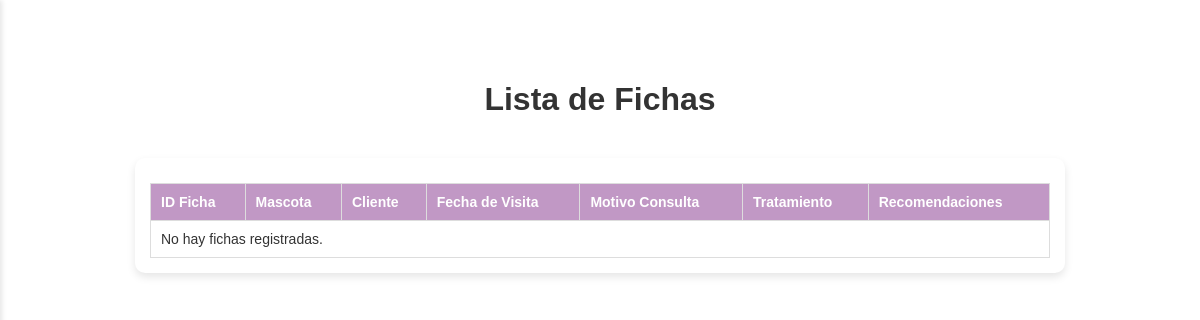
The app's page /fichas/ (signed in), older data.
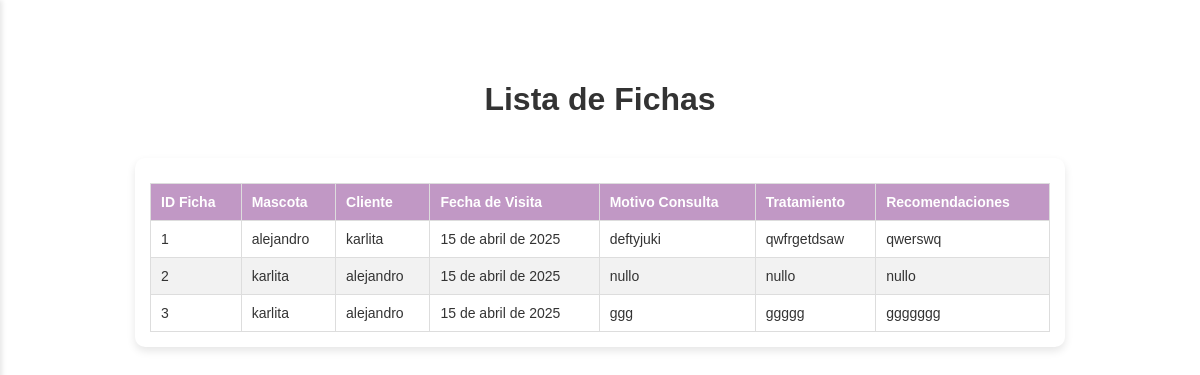
The same page, newer data.
### vetapp/models.py (models this page shows, shortened)
class Ficha(models.Model):
    id_ficha = models.AutoField(primary_key=True)
    mascota = models.ForeignKey(Mascota, on_delete=models.CASCADE, related_name='fichas')
    cliente = models.ForeignKey(Cliente, on_delete=models.CASCADE)
    fecha_visita = models.DateField(auto_now_add=True)
    motivo_consulta = models.TextField()
    anamnesis_remota = models.TextField()
    anamnesis_actual = models.TextField()
    pc = models.TextField()
    tllc = models.TextField()
    oidos = models.TextField()
    ojos = models.TextField()
    boca = models.TextField()
    linfonodo_submandibular = models.TextField()
    rt = models.CharField(max_length=10)
    fc = models.CharField(max_length=10)
    fr = models.CharField(max_length=10)
    pulso_femoral = models.TextField()
    palpacion_abdominal = models.TextField()
    miembro_reproductor = models.TextField()
    linfonodo_inguinal = models.TextField()
    pelaje = models.TextField()
    temperatura = models.CharField(max_length=10)
    tratamiento = models.TextField()
    recomendaciones = models.TextField()
    receta = models.TextField()

class Mascota(models.Model):
    SEXO_CHOICES = [
        ('Macho', 'Macho'),
        ('Hembra', 'Hembra'),
    ]
    ESPECIE_CHOICES = [
        ('Canino', 'Canino'),
        ('Felino', 'Felino'),
        ('Otro', 'Otro'),
    ]
    ESTADO_REPRODUCTIVO_CHOICES = [
        ('Entero', 'Entero'),
        ('Esterilizado', 'Esterilizado'),
    ]
    id_mascota = models.AutoField(primary_key=True)
    cliente = models.ForeignKey(Cliente, on_delete=models.CASCADE, related_name='mascotas')
    nombre = models.CharField(max_length=100)
    sexo = models.CharField(max_length=10, choices=SEXO_CHOICES)
    raza = models.CharField(max_length=100)
    especie = models.CharField(max_length=20, choices=ESPECIE_CHOICES)
    fecha_nacimiento = models.DateField()
    estado_reproductivo = models.CharField(max_length=15, choices=ESTADO_REPRODUCTIVO_CHOICES)
    def calcular_edad_completa(self):
        today = date.today()
        dias_totales = (today - self.fecha_nacimiento).days
        años = dias_totales // 365
        dias = dias_totales % 365
        años_texto = f"{años} año" if años == 1 else f"{años} años"
        dias_texto = f"{dias} día" if dias == 1 else f"{dias} días"
        return f"{años_texto} y {dias_texto}"
    edad = property(calcular_edad_completa)

class Cliente(models.Model):
    id_cliente = models.AutoField(primary_key=True)
    numero = models.CharField(max_length=20)
    mascota = models.CharField(max_length=100)  # Solo como dato de referencia rápida
    correo = models.EmailField()
    direccion = models.CharField(max_length=200)
    rut = models.CharField(max_length=12)
    nombre = models.CharField(max_length=100)

### vetapp/views.py (the view)
# urls.py: path('fichas/', views.ver_ficha, name='ver_ficha'),
@login_required
def ver_ficha(request):
    fichas = Ficha.objects.all()
    return render(request, 'vetapp/ver_ficha.html', {'fichas': fichas})

### vetapp/templates/vetapp/ver_ficha.html (shortened to what this page needs)
{% load static %}
<!DOCTYPE html>
<html lang="es">
<head>
    <link rel="stylesheet" href="{% static 'css/style.css' %}">
</head>
<body>
    <div class="home-container">
        <h1 class="ver-cliente-h1">Lista de Fichas</h1>
        <div class="tabla-container">
            <table class="ver-cliente-table">
                <thead>
                    <tr class="ver-cliente-tr">
                        <th class="ver-cliente-th">ID Ficha</th>
                        <th class="ver-cliente-th">Mascota</th>
                        <th class="ver-cliente-th">Cliente</th>
                        <th class="ver-cliente-th">Fecha de Visita</th>
                        <th class="ver-cliente-th">Motivo Consulta</th>
                        <th class="ver-cliente-th">Tratamiento</th>
                        <th class="ver-cliente-th">Recomendaciones</th>
                    </tr>
                </thead>
                <tbody>
                    {% for ficha in fichas %}
                    <tr class="ver-cliente-tr">
                        <td class="ver-cliente-td">{{ ficha.id_ficha }}</td>
                        <td class="ver-cliente-td">{{ ficha.mascota.nombre }}</td>
                        <td class="ver-cliente-td">{{ ficha.cliente.nombre }}</td>
                        <td class="ver-cliente-td">{{ ficha.fecha_visita }}</td>
                        <td class="ver-cliente-td">{{ ficha.motivo_consulta }}</td>
                        <td class="ver-cliente-td">{{ ficha.tratamiento }}</td>
                        <td class="ver-cliente-td">{{ ficha.recomendaciones }}</td>
                    </tr>
                    {% empty %}
                    <tr class="ver-cliente-tr">
                        <td class="ver-cliente-td" colspan="7">No hay fichas registradas.</td>
                    </tr>
                    {% endfor %}
                </tbody>
            </table>
        </div>
    </div>
</body>
</html>

Row changes from the older to the newer data that the page shows:
added Ficha: id_ficha "1", mascota.nombre "alejandro", cliente.nombre "karlita", fecha_visita "15 de abril de 2025", motivo_consulta "deftyjuki", tratamiento "qwfrgetdsaw", recomendaciones "qwerswq"
added Ficha: id_ficha "2", mascota.nombre "karlita", cliente.nombre "alejandro", fecha_visita "15 de abril de 2025", motivo_consulta "nullo", tratamiento "nullo", recomendaciones "nullo"
added Ficha: id_ficha "3", mascota.nombre "karlita", cliente.nombre "alejandro", fecha_visita "15 de abril de 2025", motivo_consulta "ggg", tratamiento "ggggg", recomendaciones "ggggggg"
Text that changed along with them:
text no longer shown: "No hay fichas registradas."
